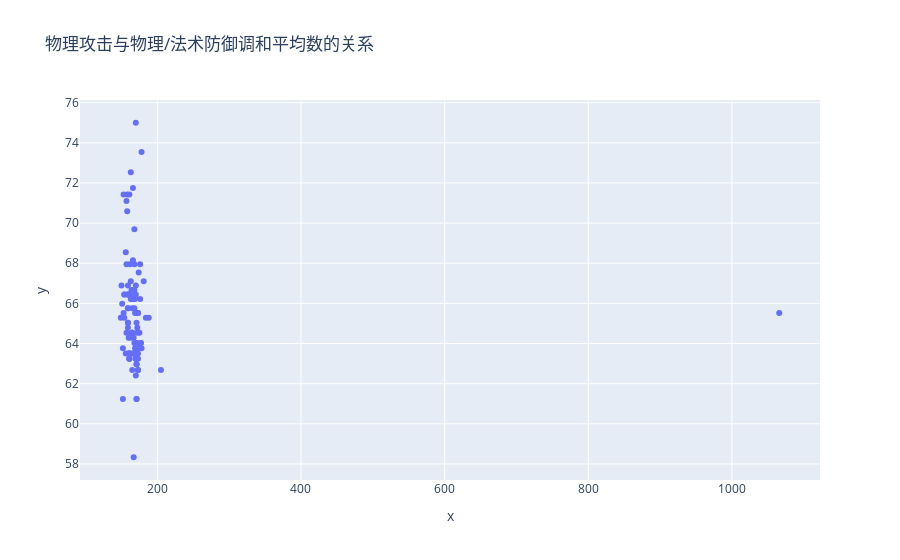

Write notebook code for a chart like this one.
### Code cell
import pandas as pd

# Load the Excel file
file_path = 'data/英雄分类.xlsx'
df = pd.read_excel(file_path, sheet_name=0)

# Extract the required columns
physical_attack = df['物理攻击'].astype(float).tolist()
physical_defense = df['物理防御'].astype(float).tolist()
magic_defense = df['法术防御'].astype(float).tolist()

# Calculate the harmonic mean of physical and magic defense
harmonic_mean_defense = [2 / (1/phy + 1/mag) for phy, mag in zip(physical_defense, magic_defense)]

# Extract hero names for hover text
hero_names = df['名字'].tolist()

# Importing plotly for visualization
import plotly.express as px

# Creating a scatter plot
fig = px.scatter(x=physical_attack, y=harmonic_mean_defense,
                 hover_data=[hero_names], labels={"hover_data": "英雄名"},
                 title="物理攻击与物理/法术防御调和平均数的关系")

# Show plot
fig.show()

### Figure 1 — Plotly figure (JSON) as saved in the notebook; plotly's stock layout.template omitted (floating-point values rounded to 4 significant figures)
{"data": [{"customdata": [["李白"], ["云中君"], ["裴擒虎"], ["孙悟空"], ["娜可露露"], ["兰陵王"], ["百里玄策"], ["阿轲"], ["澜"], ["元歌"], ["镜"], ["韩信"], ["米莱狄"], ["芈月"], ["沈梦溪"], ["诸葛亮"], ["妲己"], ["嬴政"], ["王昭君"], ["扁鹊"], ["貂蝉"], ["小乔"], ["上官婉儿"], ["司马懿"], ["姜子牙"], ["安琪拉"], ["女娲"], ["干将莫邪"], ["西施"], ["张良"], ["高渐离"], ["不知火舞"], ["周瑜"], ["武则天"], ["墨子"], ["甄姬"], ["嫦娥"], ["弈星"], ["孙膑"], ["张飞"], ["庄周"], ["大乔"], ["鬼谷子"], ["杨玉环"], ["瑶"], ["太乙真人"], ["蔡文姬"], ["明世隐"], ["钟馗"], ["盾山"], ["狄仁杰"], ["后羿"], ["马可波罗"], ["孙尚香"], ["伽罗"], ["李元芳"], ["黄忠"], ["蒙犽"], ["艾琳"], ["鲁班七号"], ["成吉思汗"], ["虞姬"], ["百里守约"], ["公孙离"], ["东皇太一"], ["刘邦"], ["刘禅"], ["项羽"], ["猪八戒"], ["牛魔"], ["程咬金"], ["夏侯惇"], ["白起"], ["苏烈"], ["孙策"], ["鲁班大师"], ["阿古朵"], ["廉颇"], ["杨戬"], ["李信"], ["司空震"], ["关羽"], ["亚瑟"], ["钟无艳"], ["吕布"], ["达摩"], ["花木兰"], ["铠"], ["蒙恬"], ["狂铁"], ["橘右京"], ["露娜"], ["赵云"], ["哪吒"], ["雅典娜"], ["曜"], ["刘备"], ["典韦"], ["夏洛特"], ["宫本武藏"], ["梦奇"], ["曹操"], ["盘古"], ["老夫子"], ["马超"]], "hovertemplate": "x=%{x}<br>y=%{y}<br>hover_data_0=%{customdata[0]}<extra></extra>", "legendgroup": "", "marker": {"color": "#636efa", "symbol": "circle"}, "mode": "markers", "name": "", "orientation": "v", "showlegend": false, "type": "scatter", "x": [169, 159, 159, 167, 173, 171, 178, 177, 167, 177, 173, 172, 165, 152, 171, 156, 170, 157, 165, 168, 167, 153, 152, 165, 168, 170, 159, 159, 164, 170, 163, 170, 160, 173, 181, 165, 167, 160, 176, 153, 170, 159, 168, 159, 162, 154, 159, 161, 162, 171, 169, 161, 175, 172, 205, 161, 172, 160, 161, 174, 184, 165, 188, 173, 163, 158, 178, 157, 154, 156, 161, 159, 158, 171, 151, 166, 166, 163, 166, 176, 171, 170, 164, 164, 170, 171, 170, 173, 168, 1066, 165, 163, 173, 159, 162, 149, 169, 168, 150, 157, 171, 174, 154, 168, 168], "xaxis": "x", "y": [66.22, 66.44, 66.44, 66.22, 63.24, 62.96, 63.77, 64.03, 64.29, 64.03, 63.5, 64.79, 64.54, 63.77, 63.5, 63.5, 63.24, 64.54, 64.54, 63.5, 63.5, 65.52, 61.24, 64.54, 67.95, 62.41, 65.03, 64.79, 64.54, 63.5, 66.22, 64.03, 63.5, 65.52, 67.11, 63.5, 58.33, 63.5, 66.22, 71.43, 75, 65.03, 63.5, 65.75, 63.5, 65.28, 65.75, 63.24, 66.44, 61.24, 65.52, 63.24, 64.54, 64.03, 62.69, 63.5, 64.54, 64.29, 63.24, 63.77, 65.28, 62.69, 65.28, 65.52, 64.29, 71.43, 73.54, 71.1, 66.44, 68.55, 71.43, 66.89, 70.59, 65.03, 65.99, 71.75, 68.15, 72.53, 66.22, 67.95, 62.96, 66.89, 66.22, 66.67, 66.44, 65.52, 63.24, 62.69, 69.7, 65.52, 65.75, 67.11, 62.69, 66.44, 67.95, 65.28, 63.77, 64.03, 66.89, 67.95, 61.24, 67.53, 66.44, 66.67, 65.75], "yaxis": "y"}], "layout": {"legend": {"tracegroupgap": 0}, "title": {"text": "物理攻击与物理/法术防御调和平均数的关系"}, "xaxis": {"anchor": "y", "domain": [0, 1], "title": {"text": "x"}}, "yaxis": {"anchor": "x", "domain": [0, 1], "title": {"text": "y"}}}}
